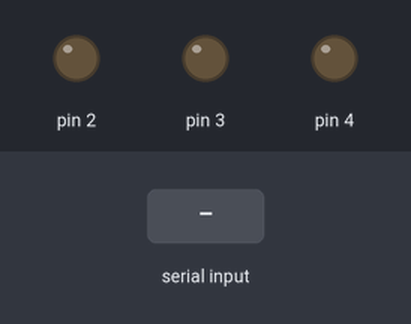
Bench run of a sketch on a simulated Arduino Uno, built with avr-gcc and run on an emulated ATmega328P. Shown: output pins drawn as LEDs (lit = HIGH). The inputs (shaded band) are chosen by the test bench.

Above: at 1.2 s.
1.3 s: "2" received over Serial
At 2.4 s:
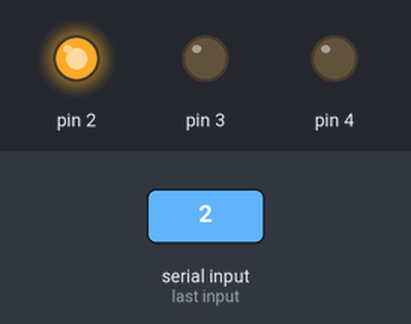
2.8 s: "3" received over Serial
At 3.6 s:
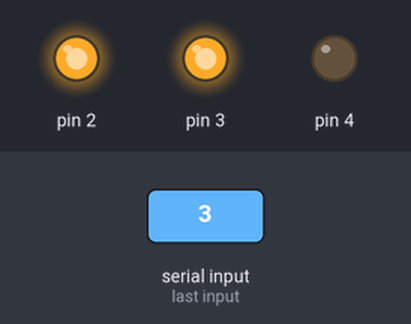
4.3 s: "4" received over Serial
At 4.7 s:
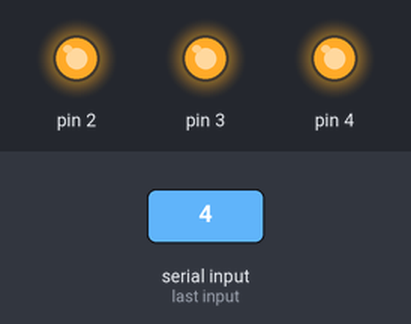
5.8 s: "5" received over Serial
At 7.0 s:
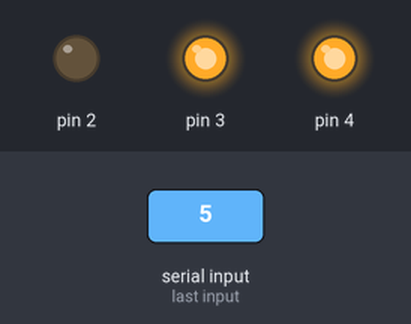
7.3 s: "6" received over Serial
At 8.2 s:
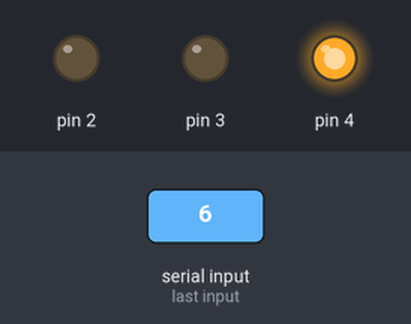
8.8 s: "7" received over Serial
At 9.3 s:
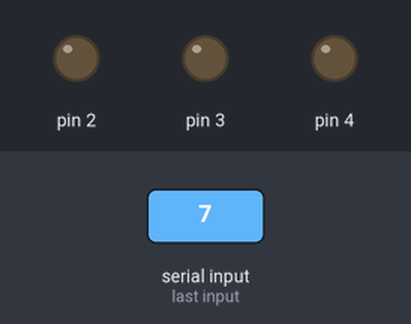
Timing chart, 0 to 11.3 s (numbered marks = the images above; inputs shaded):
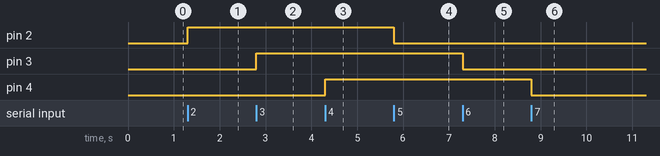

The sketch:

testesPY.ino
```cpp
void setup() {
  Serial.begin(115200);
  pinMode(2, OUTPUT);
  pinMode(3, OUTPUT);
  pinMode(4, OUTPUT);
}

void loop() {
  if (Serial.available()>0){
    int dado = Serial.read();
    if (dado == '2'){
      digitalWrite(2, HIGH);
    }
    if (dado == '3'){
      digitalWrite(3, HIGH);
      }
    if (dado == '4'){
      digitalWrite(4, HIGH);
    }
    else if (dado  == '5'){
      digitalWrite(2, LOW);
    }
    else if (dado  == '6'){
      digitalWrite(3, LOW);
  }
    else if (dado == '7'){
      digitalWrite(4, LOW);
    }
  }
}
```

Measured:
- after the input at 1.3 s, pin 2: LOW → HIGH at once
- after the input at 2.8 s, pin 3: LOW → HIGH at once
- after the input at 4.3 s, pin 4: LOW → HIGH at once
- after the input at 5.8 s, pin 2: HIGH → LOW at once
- after the input at 7.3 s, pin 3: HIGH → LOW at once
- after the input at 8.8 s, pin 4: HIGH → LOW at once
